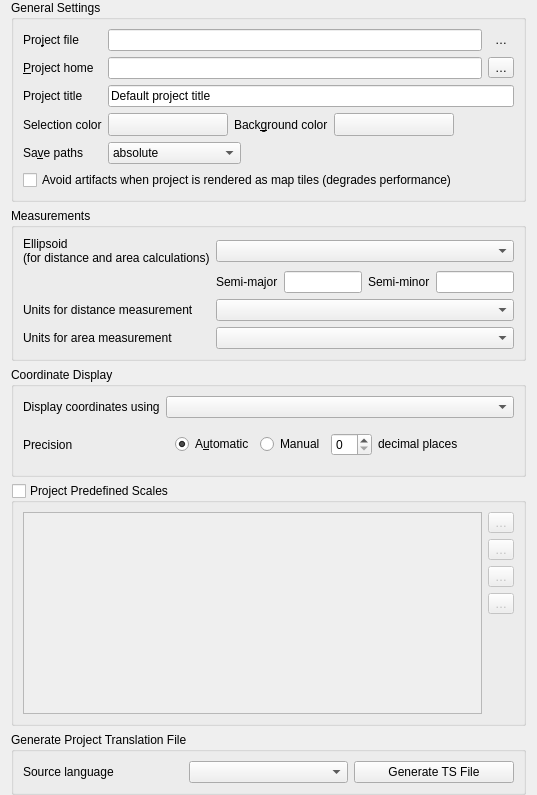
             <widget class="QWidget" name="scrollAreaWidgetContents_2">
              <property name="geometry">
               <rect>
                <x>0</x>
                <y>0</y>
                <width>537</width>
                <height>795</height>
               </rect>
              </property>
              <layout class="QVBoxLayout" name="verticalLayout_8">
               <property name="topMargin">
                <number>0</number>
               </property>
               <property name="bottomMargin">
                <number>0</number>
               </property>
               <item>
                <widget class="QgsCollapsibleGroupBox" name="titleBox">
                 <property name="title">
                  <string>General Settings</string>
                 </property>
                 <property name="syncGroup" stdset="0">
                  <string notr="true">projgeneral</string>
                 </property>
                 <layout class="QGridLayout" name="gridLayout_26">
                  <item row="1" column="0">
                   <widget class="QLabel" name="label_30">
                    <property name="sizePolicy">
                     <sizepolicy hsizetype="Maximum" vsizetype="Preferred">
                      <horstretch>0</horstretch>
                      <verstretch>0</verstretch>
                     </sizepolicy>
                    </property>
                    <property name="text">
                     <string>&amp;Project home</string>
                    </property>
                    <property name="buddy">
                     <cstring>titleEdit</cstring>
                    </property>
                   </widget>
                  </item>
                  <item row="4" column="0">
                   <widget class="QLabel" name="label_3">
                    <property name="sizePolicy">
                     <sizepolicy hsizetype="Maximum" vsizetype="Preferred">
                      <horstretch>0</horstretch>
                      <verstretch>0</verstretch>
                     </sizepolicy>
                    </property>
                    <property name="text">
                     <string>Sa&amp;ve paths</string>
                    </property>
                    <property name="buddy">
                     <cstring>cbxAbsolutePath</cstring>
                    </property>
                   </widget>
                  </item>
                  <item row="4" column="1">
                   <widget class="QComboBox" name="cbxAbsolutePath">
                    <item>
                     <property name="text">
                      <string>absolute</string>
                     </property>
                    </item>
                    <item>
                     <property name="text">
                      <string>relative</string>
                     </property>
                    </item>
                   </widget>
                  </item>
                  <item row="3" column="0">
                   <widget class="QLabel" name="textLabel1">
                    <property name="sizePolicy">
                     <sizepolicy hsizetype="Maximum" vsizetype="Preferred">
                      <horstretch>0</horstretch>
                      <verstretch>0</verstretch>
                     </sizepolicy>
                    </property>
                    <property name="text">
                     <string>Selection color</string>
                    </property>
                    <property name="buddy">
                     <cstring>pbnSelectionColor</cstring>
                    </property>
                   </widget>
                  </item>
                  <item row="0" column="1" colspan="3">
                   <layout class="QHBoxLayout" name="horizontalLayout_13">
                    <item>
                     <widget class="QLineEdit" name="mProjectFileLineEdit">
                      <property name="readOnly">
                       <bool>true</bool>
                      </property>
                     </widget>
                    </item>
                    <item>
                     <widget class="QToolButton" name="mButtonOpenProjectFolder">
                      <property name="toolTip">
                       <string>Open folder containing the project</string>
                      </property>
                      <property name="text">
                       <string>…</string>
                      </property>
                      <property name="icon">
                       <iconset resource="../../images/images.qrc">
                        <normaloff>:/images/themes/default/mActionFileOpen.svg</normaloff>:/images/themes/default/mActionFileOpen.svg</iconset>
                      </property>
                      <property name="autoRaise">
                       <bool>true</bool>
                      </property>
                     </widget>
                    </item>
                   </layout>
                  </item>
                  <item row="5" column="0" colspan="4">
                   <widget class="QCheckBox" name="mMapTileRenderingCheckBox">
                    <property name="toolTip">
                     <string>Checking this setting avoids visible edge artifacts when rendering this project as separate map tiles. Rendering performance will be degraded.</string>
                    </property>
                    <property name="text">
                     <string>Avoid artifacts when project is rendered as map tiles (degrades performance)</string>
                    </property>
                   </widget>
                  </item>
                  <item row="0" column="0">
                   <widget class="QLabel" name="label_4">
                    <property name="sizePolicy">
                     <sizepolicy hsizetype="Maximum" vsizetype="Preferred">
                      <horstretch>0</horstretch>
                      <verstretch>0</verstretch>
                     </sizepolicy>
                    </property>
                    <property name="text">
                     <string>Pro&amp;ject file</string>
                    </property>
                    <property name="buddy">
                     <cstring>titleEdit</cstring>
                    </property>
                   </widget>
                  </item>
                  <item row="2" column="1" colspan="3">
                   <widget class="QLineEdit" name="titleEdit">
                    <property name="toolTip">
                     <string>Descriptive project name</string>
                    </property>
                    <property name="text">
                     <string>Default project title</string>
                    </property>
                   </widget>
                  </item>
                  <item row="2" column="0">
                   <widget class="QLabel" name="label_2">
                    <property name="sizePolicy">
                     <sizepolicy hsizetype="Maximum" vsizetype="Preferred">
                      <horstretch>0</horstretch>
                      <verstretch>0</verstretch>
                     </sizepolicy>
                    </property>
                    <property name="text">
                     <string>Project title</string>
                    </property>
                   </widget>
                  </item>
                  <item row="3" column="1" colspan="3">
                   <layout class="QHBoxLayout" name="horizontalLayout_5">
                    <item>
                     <widget class="QgsColorButton" name="pbnSelectionColor">
                      <property name="minimumSize">
                       <size>
                        <width>120</width>
                        <height>0</height>
                       </size>
                      </property>
                      <property name="maximumSize">
                       <size>
                        <width>120</width>
                        <height>16777215</height>
                       </size>
                      </property>
                      <property name="text">
                       <string/>
                      </property>
                     </widget>
                    </item>
                    <item>
                     <widget class="QLabel" name="label">
                      <property name="sizePolicy">
                       <sizepolicy hsizetype="Maximum" vsizetype="Preferred">
                        <horstretch>0</horstretch>
                        <verstretch>0</verstretch>
                       </sizepolicy>
                      </property>
                      <property name="text">
                       <string>Back&amp;ground color</string>
                      </property>
                      <property name="buddy">
                       <cstring>pbnCanvasColor</cstring>
                      </property>
                     </widget>
                    </item>
                    <item>
                     <widget class="QgsColorButton" name="pbnCanvasColor">
                      <property name="minimumSize">
                       <size>
                        <width>120</width>
                        <height>0</height>
                       </size>
                      </property>
                      <property name="maximumSize">
                       <size>
                        <width>120</width>
                        <height>16777215</height>
                       </size>
                      </property>
                      <property name="text">
                       <string/>
                      </property>
                     </widget>
                    </item>
                    <item>
                     <spacer name="horizontalSpacer_4">
                      <property name="orientation">
                       <enum>Qt::Horizontal</enum>
                      </property>
                      <property name="sizeHint" stdset="0">
                       <size>
                        <width>40</width>
                        <height>20</height>
                       </size>
                      </property>
                     </spacer>
                    </item>
                   </layout>
                  </item>
                  <item row="4" column="2" colspan="2">
                   <spacer>
                    <property name="orientation">
                     <enum>Qt::Horizontal</enum>
                    </property>
                    <property name="sizeHint" stdset="0">
                     <size>
                      <width>40</width>
                      <height>20</height>
                     </size>
                    </property>
                   </spacer>
                  </item>
                  <item row="1" column="1" colspan="3">
                   <layout class="QHBoxLayout" name="horizontalLayout_14">
                    <item>
                     <widget class="QgsFilterLineEdit" name="mProjectHomeLineEdit">
                      <property name="toolTip">
                       <string>Project home path. Leave blank to use the current project file location.</string>
                      </property>
                      <property name="readOnly">
                       <bool>false</bool>
                      </property>
                      <property name="clearButtonEnabled">
                       <bool>false</bool>
                      </property>
                     </widget>
                    </item>
                    <item>
                     <widget class="QToolButton" name="mButtonSetProjectHome">
                      <property name="toolTip">
                       <string>Set the project home path</string>
                      </property>
                      <property name="text">
                       <string>…</string>
                      </property>
                      <property name="autoRaise">
                       <bool>false</bool>
                      </property>
                     </widget>
                    </item>
                   </layout>
                  </item>
                 </layout>
                </widget>
               </item>
               <item>
                <widget class="QgsCollapsibleGroupBox" name="btnGrpMeasureEllipsoid">
                 <property name="title">
                  <string>Measurements</string>
                 </property>
                 <property name="syncGroup" stdset="0">
                  <string notr="true">projgeneral</string>
                 </property>
                 <layout class="QGridLayout" name="gridLayoutMeasureTool">
                  <item row="0" column="0">
                   <widget class="QLabel" name="textLabel1_8">
                    <property name="text">
                     <string>Ellipsoid
(for distance and area calculations)</string>
                    </property>
                   </widget>
                  </item>
                  <item row="2" column="1" colspan="4">
                   <widget class="QComboBox" name="mDistanceUnitsCombo"/>
                  </item>
                  <item row="1" column="1">
                   <widget class="QLabel" name="label_41">
                    <property name="text">
                     <string>Semi-major</string>
                    </property>
                   </widget>
                  </item>
                  <item row="2" column="0">
                   <widget class="QLabel" name="label_28">
                    <property name="text">
                     <string>Units for distance measurement</string>
                    </property>
                   </widget>
                  </item>
                  <item row="0" column="1" colspan="4">
                   <widget class="QComboBox" name="cmbEllipsoid"/>
                  </item>
                  <item row="1" column="4">
                   <widget class="QLineEdit" name="leSemiMinor"/>
                  </item>
                  <item row="1" column="2">
                   <widget class="QLineEdit" name="leSemiMajor"/>
                  </item>
                  <item row="1" column="3">
                   <widget class="QLabel" name="label_42">
                    <property name="text">
                     <string>Semi-minor</string>
                    </property>
                   </widget>
                  </item>
                  <item row="3" column="0">
                   <widget class="QLabel" name="label_29">
                    <property name="text">
                     <string>Units for area measurement</string>
                    </property>
                   </widget>
                  </item>
                  <item row="3" column="1" colspan="4">
                   <widget class="QComboBox" name="mAreaUnitsCombo"/>
                  </item>
                 </layout>
                </widget>
               </item>
               <item>
                <widget class="QgsCollapsibleGroupBox" name="mCoordinateDisplayGroup">
                 <property name="sizePolicy">
                  <sizepolicy hsizetype="Preferred" vsizetype="Maximum">
                   <horstretch>0</horstretch>
                   <verstretch>0</verstretch>
                  </sizepolicy>
                 </property>
                 <property name="title">
                  <string>Coordinate Display</string>
                 </property>
                 <property name="syncGroup" stdset="0">
                  <string notr="true">projgeneral</string>
                 </property>
                 <layout class="QGridLayout" name="gridLayout_18">
                  <item row="1" column="0">
                   <widget class="QLabel" name="label_26">
                    <property name="text">
                     <string>Precision</string>
                    </property>
                   </widget>
                  </item>
                  <item row="0" column="0">
                   <widget class="QLabel" name="label_25">
                    <property name="text">
                     <string>Display coordinates using</string>
                    </property>
                   </widget>
                  </item>
                  <item row="0" column="1">
                   <widget class="QComboBox" name="mCoordinateDisplayComboBox"/>
                  </item>
                  <item row="1" column="1">
                   <widget class="QFrame" name="mFramePrecision">
                    <layout class="QHBoxLayout" name="horizontalLayout_12">
                     <item>
                      <widget class="QRadioButton" name="radAutomatic">
                       <property name="toolTip">
                        <string>Automatically sets the number of decimal places to use when displaying coordinates</string>
                       </property>
                       <property name="text">
                        <string>A&amp;utomatic</string>
                       </property>
                       <property name="checked">
                        <bool>true</bool>
                       </property>
                      </widget>
                     </item>
                     <item>
                      <widget class="QRadioButton" name="radManual">
                       <property name="toolTip">
                        <string>Manually set the number of decimal places to use when displaying coordinates</string>
                       </property>
                       <property name="text">
                        <string>Manual</string>
                       </property>
                      </widget>
                     </item>
                     <item>
                      <widget class="QSpinBox" name="spinBoxDP">
                       <property name="toolTip">
                        <string>The number of decimal places for the manual option</string>
                       </property>
                      </widget>
                     </item>
                     <item>
                      <widget class="QLabel" name="labelDP">
                       <property name="sizePolicy">
                        <sizepolicy hsizetype="MinimumExpanding" vsizetype="Fixed">
                         <horstretch>0</horstretch>
                         <verstretch>0</verstretch>
                        </sizepolicy>
                       </property>
                       <property name="text">
                        <string>decimal places</string>
                       </property>
                      </widget>
                     </item>
                    </layout>
                   </widget>
                  </item>
                 </layout>
                </widget>
               </item>
               <item>
                <widget class="QgsCollapsibleGroupBox" name="grpProjectScales">
                 <property name="sizePolicy">
                  <sizepolicy hsizetype="Preferred" vsizetype="Expanding">
                   <horstretch>0</horstretch>
                   <verstretch>3</verstretch>
                  </sizepolicy>
                 </property>
                 <property name="title">
                  <string>Project Predefined Scales</string>
                 </property>
                 <property name="checkable">
                  <bool>true</bool>
                 </property>
                 <property name="checked">
                  <bool>false</bool>
                 </property>
                 <property name="syncGroup" stdset="0">
                  <string notr="true">projgeneral</string>
                 </property>
                 <layout class="QGridLayout" name="gridLayout_7">
                  <item row="0" column="0">
                   <widget class="QListWidget" name="lstScales"/>
                  </item>
                  <item row="0" column="1">
                   <layout class="QVBoxLayout" name="verticalLayout_4">
                    <item>
                     <widget class="QToolButton" name="pbnAddScale">
                      <property name="toolTip">
                       <string>Add predefined scale</string>
                      </property>
                      <property name="text">
                       <string>…</string>
                      </property>
                      <property name="icon">
                       <iconset resource="../../images/images.qrc">
                        <normaloff>:/images/themes/default/symbologyAdd.svg</normaloff>:/images/themes/default/symbologyAdd.svg</iconset>
                      </property>
                     </widget>
                    </item>
                    <item>
                     <widget class="QToolButton" name="pbnRemoveScale">
                      <property name="toolTip">
                       <string>Remove selected scale</string>
                      </property>
                      <property name="text">
                       <string>…</string>
                      </property>
                      <property name="icon">
                       <iconset resource="../../images/images.qrc">
                        <normaloff>:/images/themes/default/symbologyRemove.svg</normaloff>:/images/themes/default/symbologyRemove.svg</iconset>
                      </property>
                     </widget>
                    </item>
                    <item>
                     <widget class="QToolButton" name="pbnImportScales">
                      <property name="toolTip">
                       <string>Import from file</string>
                      </property>
                      <property name="text">
                       <string>…</string>
                      </property>
                      <property name="icon">
                       <iconset resource="../../images/images.qrc">
                        <normaloff>:/images/themes/default/mActionFileOpen.svg</normaloff>:/images/themes/default/mActionFileOpen.svg</iconset>
                      </property>
                     </widget>
                    </item>
                    <item>
                     <widget class="QToolButton" name="pbnExportScales">
                      <property name="toolTip">
                       <string>Save to file</string>
                      </property>
                      <property name="text">
                       <string>…</string>
                      </property>
                      <property name="icon">
                       <iconset resource="../../images/images.qrc">
                        <normaloff>:/images/themes/default/mActionFileSave.svg</normaloff>:/images/themes/default/mActionFileSave.svg</iconset>
                      </property>
                     </widget>
                    </item>
                    <item>
                     <spacer name="verticalSpacer">
                      <property name="orientation">
                       <enum>Qt::Vertical</enum>
                      </property>
                      <property name="sizeHint" stdset="0">
                       <size>
                        <width>20</width>
                        <height>40</height>
                       </size>
                      </property>
                     </spacer>
                    </item>
                   </layout>
                  </item>
                 </layout>
                </widget>
               </item>
               <item>
                <widget class="QGroupBox" name="groupBox_6">
                 <property name="title">
                  <string>Generate Project Translation File</string>
                 </property>
                 <layout class="QHBoxLayout" name="horizontalLayout_4">
                  <item>
                   <widget class="QLabel" name="sourceLanguageLabel">
                    <property name="text">
                     <string>Source language</string>
                    </property>
                   </widget>
                  </item>
                  <item>
                   <widget class="QComboBox" name="cbtsLocale"/>
                  </item>
                  <item>
                   <widget class="QPushButton" name="generateTsFileButton">
                    <property name="text">
                     <string>Generate TS File</string>
                    </property>
                   </widget>
                  </item>
                 </layout>
                </widget>
               </item>
               <item>
                <spacer name="verticalSpacer_5">
                 <property name="orientation">
                  <enum>Qt::Vertical</enum>
                 </property>
                 <property name="sizeHint" stdset="0">
                  <size>
                   <width>20</width>
                   <height>0</height>
                  </size>
                 </property>
                </spacer>
               </item>
              </layout>
             </widget>
